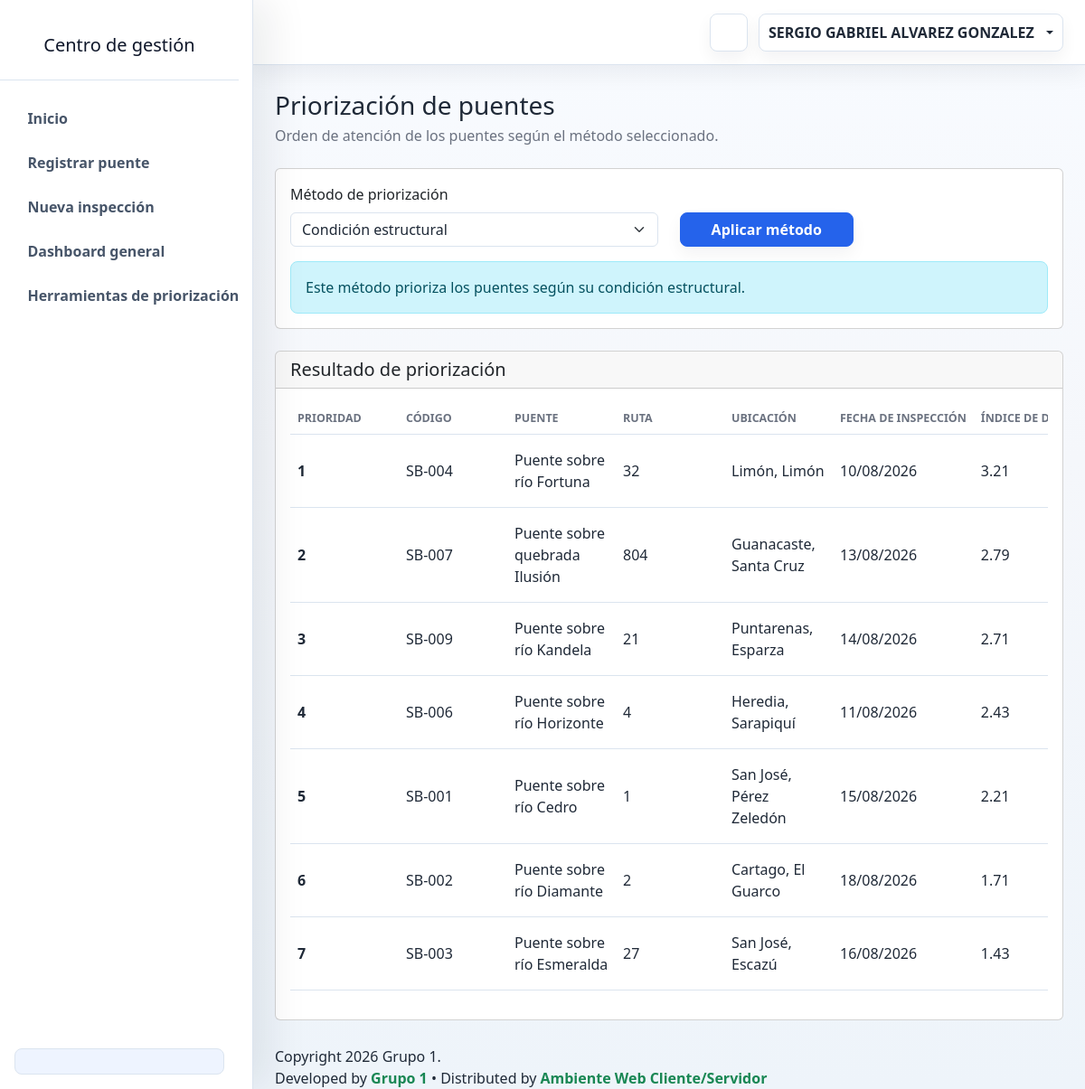
Page /View/vFunciones/HerramientaPriorizacion.php (signed in) on the committed database.
### tables this page shows
CREATE TABLE `tb_inspeccion` (
  `ConsecutivoInspeccion` int(11) NOT NULL AUTO_INCREMENT,
  `CodigoPuente` varchar(20) NOT NULL,
  `ConsecutivoInspector` int(11) NOT NULL,
  `FechaInspeccion` date NOT NULL,
  `ObservacionGeneral` text DEFAULT NULL,
  `DanioAcumulado` int(11) NOT NULL DEFAULT 0,
  `CantidadElementosAplicables` int(11) NOT NULL DEFAULT 0,
  `IndiceDeterioro` decimal(4,2) DEFAULT NULL,
  `CondicionPreliminar` varchar(20) DEFAULT NULL,
  `FechaRegistro` datetime NOT NULL DEFAULT current_timestamp(),
  `Estado` bit(1) NOT NULL DEFAULT b'1',
  PRIMARY KEY (`ConsecutivoInspeccion`),
  KEY `idx_inspeccion_puente` (`CodigoPuente`),
  KEY `idx_inspeccion_inspector` (`ConsecutivoInspector`),
  CONSTRAINT `fk_inspeccion_inspector` FOREIGN KEY (`ConsecutivoInspector`) REFERENCES `tb_usuario` (`Consecutivo`),
  CONSTRAINT `fk_inspeccion_puente` FOREIGN KEY (`CodigoPuente`) REFERENCES `registrarpuente` (`codigo`)
);

CREATE TABLE `registrarpuente` (
  `codigo` varchar(20) NOT NULL,
  `nombre` varchar(100) NOT NULL,
  `numero_ruta` int(11) NOT NULL,
  `clasificacion_ruta` enum('nacional primaria','nacional secundaria','nacional terciaria','cantonal','otra') NOT NULL,
  `provincia` enum('San José','Alajuela','Cartago','Heredia','Guanacaste','Puntarenas','Limón') NOT NULL,
  `canton` varchar(100) NOT NULL,
  `coordenadas` decimal(9,6) NOT NULL,
  `tipo_estructura` enum('vigas','cercha','arco','marco rígido','colgante','atirantado','modular provisional','otra') NOT NULL,
  `material_principal` enum('concreto reforzado','concreto preesforzado','acero','madera','mampostería','mixto') NOT NULL,
  `longitud_total` decimal(10,2) NOT NULL,
  `numero_tramos` int(11) NOT NULL,
  `numero_superestructuras` int(11) NOT NULL,
  `fecha_construccion` date NOT NULL,
  `importancia` enum('puente crítico','puente esencial','puente convencional','otro puente') NOT NULL,
  `servicios_publicos` set('agua potable','alcantarillado','electricidad','telecomunicaciones','tubería de combustible','otros','ninguno') NOT NULL,
  `restriccion_peso` decimal(5,1) DEFAULT NULL,
  `restriccion_altura` decimal(5,2) DEFAULT NULL,
  `imagen` varchar(100) DEFAULT NULL,
  PRIMARY KEY (`codigo`)
);

### View/vFunciones/HerramientaPriorizacion.php (the view, shortened to what the rows shown need)
<?php
include_once $_SERVER['DOCUMENT_ROOT']
    . '/Proyecto_Grupo1/View/LayoutInterno.php';
include_once $_SERVER['DOCUMENT_ROOT']
    . '/Proyecto_Grupo1/Controller/PriorizacionController.php';
$datosPriorizacion =
    ConsultarPriorizacionController();
$puentes =
    isset($datosPriorizacion["puentes"])
    && is_array($datosPriorizacion["puentes"])
        ? $datosPriorizacion["puentes"]
        : array();
?>
<!DOCTYPE html>
<html lang="es">
<body>
    <div class="admin-shell">
        <div class="admin-main">
            <main class="dashboard-content">
                <div class="container-fluid px-3 px-lg-4 py-4">
                    <div class="d-flex justify-content-between align-items-center mb-4">
                        <div>
                            <h1 class="h3 mb-1">
                                Priorización de puentes
                            </h1>
                        </div>
                    </div>
                    <div class="card">
                        <div class="card-body">
                            <?php
                            if (empty($puentes)) {
                            ?>
                                <div class="alert alert-warning mb-0">
                                    No se encontraron puentes con inspecciones
                                    registradas para realizar la priorización.
                                </div>
                            <?php
                            } else {
                            ?>
                                <div class="table-responsive">
                                    <table class="table table-hover align-middle">
                                        <thead>
                                            <tr>
                                                <th>
                                                    Prioridad
                                                </th>
                                                <th>
                                                    Código
                                                </th>
                                                <th>
                                                    Puente
                                                </th>
                                                <th>
                                                    Ruta
                                                </th>
                                                <th>
                                                    Ubicación
                                                </th>
                                                <th>
                                                    Fecha de inspección
                                                </th>
                                                <th>
                                                    Índice de deterioro
                                                </th>
                                            </tr>
                                        </thead>
                                        <tbody>
                                            <?php
                                            $posicion = 1;
                                            foreach ($puentes as $puente) {
                                                $codigo =
                                                    isset($puente["codigo"])
                                                        ? $puente["codigo"]
                                                        : "";
                                                $nombre =
                                                    isset($puente["nombre"])
                                                        ? $puente["nombre"]
                                                        : "";
                                                $numeroRuta =
                                                    isset($puente["numero_ruta"])
                                                        ? $puente["numero_ruta"]
                                                        : "";
                                                $provincia =
                                                    isset($puente["provincia"])
                                                        ? $puente["provincia"]
                                                        : "";
                                                $canton =
                                                    isset($puente["canton"])
                                                        ? $puente["canton"]
                                                        : "";
                                                $fechaInspeccion =
                                                    isset($puente["fecha_inspeccion"])
                                                        ? $puente["fecha_inspeccion"]
                                                        : "";
                                                $indiceDeterioro =
                                                    isset($puente["indice_deterioro"])
                                                        ? (float) $puente["indice_deterioro"]
                                                        : 0;
                                                $fechaFormateada =
                                                    FormatearFechaPriorizacionController(
                                                        $fechaInspeccion
                                                    );
                                            ?>
                                                <tr>
                                                    <td>
                                                        <strong>
                                                            <?php
                                                            echo $posicion;
                                                            ?>
                                                        </strong>
                                                    </td>
                                                    <td>
                                                        <?php
                                                        echo htmlspecialchars(
                                                            $codigo,
                                                            ENT_QUOTES,
                                                            "UTF-8"
                                                        );
                                                        ?>
                                                    </td>
                                                    <td>
                                                        <?php
                                                        echo htmlspecialchars(
                                                            $nombre,
                                                            ENT_QUOTES,
                                                            "UTF-8"
                                                        );
                                                        ?>
                                                    </td>
                                                    <td>
                                                        <?php
                                                        echo htmlspecialchars(
                                                            $numeroRuta,
                                                            ENT_QUOTES,
                                                            "UTF-8"
                                                        );
                                                        ?>
                                                    </td>
                                                    <td>
                                                        <?php
                                                        echo htmlspecialchars(
                                                            $provincia
                                                            . ", "
                                                            . $canton,
                                                            ENT_QUOTES,
                                                            "UTF-8"
                                                        );
                                                        ?>
                                                    </td>
                                                    <td>
                                                        <?php
                                                        echo htmlspecialchars(
                                                            $fechaFormateada,
                                                            ENT_QUOTES,
                                                            "UTF-8"
                                                        );
                                                        ?>
                                                    </td>
                                                    <td>
                                                        <?php
                                                        echo number_format(
                                                            $indiceDeterioro,
                                                            2
                                                        );
                                                        ?>
                                                    </td>
                                                </tr>
                                            <?php
                                                $posicion++;
                                            }
                                            ?>
                                        </tbody>
                                    </table>
                                </div>
                            <?php
                            }
                            ?>
                        </div>
                    </div>
                </div>
            </main>
        </div>
    </div>
</body>
</html>

### rows in the picture
tb_inspeccion: CodigoPuente.codigo "SB-004", CodigoPuente.nombre "Puente sobre río Fortuna", CodigoPuente.numero_ruta "32", CodigoPuente.canton "Limón, Limón", FechaInspeccion "10/08/2026", IndiceDeterioro "3.21"
tb_inspeccion: CodigoPuente.codigo "SB-007", CodigoPuente.nombre "Puente sobre quebrada Ilusión", CodigoPuente.numero_ruta "804", CodigoPuente.canton "Guanacaste, Santa Cruz", FechaInspeccion "13/08/2026", IndiceDeterioro "2.79"
tb_inspeccion: CodigoPuente.codigo "SB-009", CodigoPuente.nombre "Puente sobre río Kandela", CodigoPuente.numero_ruta "21", CodigoPuente.canton "Puntarenas, Esparza", FechaInspeccion "14/08/2026", IndiceDeterioro "2.71"
tb_inspeccion: CodigoPuente.codigo "SB-006", CodigoPuente.nombre "Puente sobre río Horizonte", CodigoPuente.numero_ruta "4", CodigoPuente.canton "Heredia, Sarapiquí", FechaInspeccion "11/08/2026", IndiceDeterioro "2.43"
tb_inspeccion: CodigoPuente.codigo "SB-001", CodigoPuente.nombre "Puente sobre río Cedro", CodigoPuente.numero_ruta "1", CodigoPuente.canton "San José, Pérez Zeledón", FechaInspeccion "15/08/2026", IndiceDeterioro "2.21"
tb_inspeccion: CodigoPuente.codigo "SB-002", CodigoPuente.nombre "Puente sobre río Diamante", CodigoPuente.numero_ruta "2", CodigoPuente.canton "Cartago, El Guarco", FechaInspeccion "18/08/2026", IndiceDeterioro "1.71"
tb_inspeccion: CodigoPuente.codigo "SB-003", CodigoPuente.nombre "Puente sobre río Esmeralda", CodigoPuente.numero_ruta "27", CodigoPuente.canton "San José, Escazú", FechaInspeccion "16/08/2026", IndiceDeterioro "1.43"

### other values in the picture
$nombreUsuario "SERGIO GABRIEL ALVAREZ GONZALEZ"
